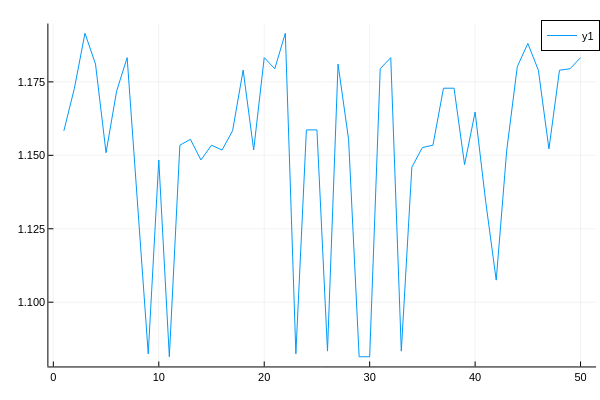

The notebook cell saved with this chart:
### Code cell
#v = [JuMP.value.(PowerModelsDistribution.var(pm, n, :w)[23][3]) for n in 1:1200]
plot(v_tot)

### Figure 1 — Plotly figure (JSON) as saved in the notebook; plotly's stock layout.template omitted (floating-point values rounded to 4 significant figures)
{"data": [{"colorbar": {"len": 0.9525, "title": "", "x": 0.9934, "y": 0.5139}, "legendgroup": "y1", "line": {"color": "rgba(0, 154, 250, 1.000)", "dash": "solid", "shape": "linear", "width": 1}, "mode": "lines", "name": "y1", "showlegend": true, "type": "scatter", "x": [1, 2, 3, 4, 5, 6, 7, 8, 9, 10, 11, 12, 13, 14, 15, 16, 17, 18, 19, 20, 21, 22, 23, 24, 25, 26, 27, 28, 29, 30, 31, 32, 33, 34, 35, 36, 37, 38, 39, 40, 41, 42, 43, 44, 45, 46, 47, 48, 49, 50], "xaxis": "x", "y": [1.158, 1.173, 1.192, 1.181, 1.151, 1.172, 1.183, 1.134, 1.082, 1.148, 1.081, 1.153, 1.155, 1.148, 1.153, 1.152, 1.158, 1.179, 1.152, 1.183, 1.179, 1.192, 1.082, 1.159, 1.159, 1.083, 1.181, 1.155, 1.081, 1.081, 1.179, 1.183, 1.083, 1.146, 1.153, 1.153, 1.173, 1.173, 1.147, 1.165, 1.134, 1.108, 1.152, 1.18, 1.188, 1.179, 1.152, 1.179, 1.179, 1.183], "yaxis": "y"}], "layout": {"annotations": [], "height": 400, "legend": {"bgcolor": "rgba(255, 255, 255, 1.000)", "bordercolor": "rgba(0, 0, 0, 1.000)", "borderwidth": 1, "font": {"color": "rgba(0, 0, 0, 1.000)", "family": "sans-serif", "size": 11}, "title": {"font": {"color": "rgba(0, 0, 0, 1.000)", "family": "sans-serif", "size": 15}, "text": ""}, "tracegroupgap": 0, "traceorder": "normal", "x": 1, "xanchor": "auto", "y": 1, "yanchor": "auto"}, "margin": {"b": 20, "l": 0, "r": 0, "t": 20}, "paper_bgcolor": "rgba(255, 255, 255, 1.000)", "plot_bgcolor": "rgba(255, 255, 255, 1.000)", "showlegend": true, "width": 600, "xaxis": {"anchor": "y", "domain": [0.08064, 0.9934], "gridcolor": "rgba(0, 0, 0, 0.100)", "gridwidth": 0.5, "linecolor": "rgba(0, 0, 0, 1.000)", "mirror": false, "range": [-0.47, 51.47], "showgrid": true, "showline": true, "showticklabels": true, "tickangle": 0, "tickcolor": "rgb(0, 0, 0)", "tickfont": {"color": "rgba(0, 0, 0, 1.000)", "family": "sans-serif", "size": 11}, "tickmode": "array", "ticks": "inside", "ticktext": ["0", "10", "20", "30", "40", "50"], "tickvals": [0, 10, 20, 30, 40, 50], "title": "", "titlefont": {"color": "rgba(0, 0, 0, 1.000)", "family": "sans-serif", "size": 15}, "type": "-", "visible": true, "zeroline": false, "zerolinecolor": "rgba(0, 0, 0, 1.000)"}, "yaxis": {"anchor": "x", "domain": [0.03762, 0.9902], "gridcolor": "rgba(0, 0, 0, 0.100)", "gridwidth": 0.5, "linecolor": "rgba(0, 0, 0, 1.000)", "mirror": false, "range": [1.078, 1.195], "showgrid": true, "showline": true, "showticklabels": true, "tickangle": 0, "tickcolor": "rgb(0, 0, 0)", "tickfont": {"color": "rgba(0, 0, 0, 1.000)", "family": "sans-serif", "size": 11}, "tickmode": "array", "ticks": "inside", "ticktext": ["1.100", "1.125", "1.150", "1.175"], "tickvals": [1.1, 1.125, 1.15, 1.175], "title": "", "titlefont": {"color": "rgba(0, 0, 0, 1.000)", "family": "sans-serif", "size": 15}, "type": "-", "visible": true, "zeroline": false, "zerolinecolor": "rgba(0, 0, 0, 1.000)"}}}
